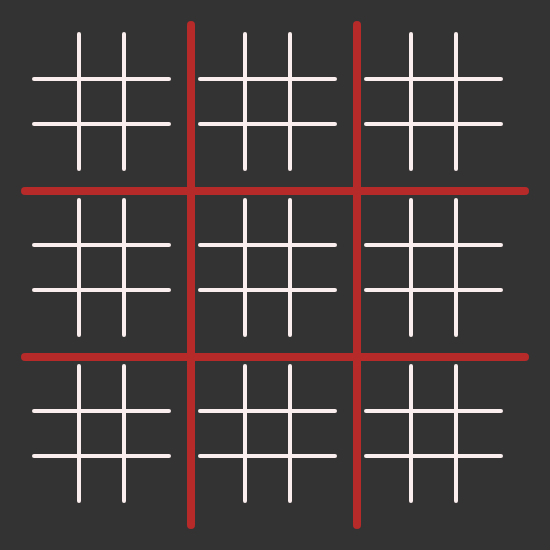
Frame 1 (no input)
Frame 60 (no input): identical to frame 1, image omitted
Frame 120 (the mouse pressed at the canvas centre since frame 60): identical to frame 1, image omitted

The p5.js sketch that drew this single still picture (run headless with seeded random() and noise() and a simulated clock; from frame 60 on, the mouse is pressed at the canvas centre):

// p5.js sketch
// ── sketch.js
let Dist=25,step=500/3,Xstart=25,Ystart=25;
function MakeBox(Xstart,Ystart,step){
  let Xend=parseInt(Xstart+step*3)
  let Yend=parseInt(Ystart+step*3)
  for(let x=parseInt(Xstart+step),i=0;i<2;i++,x=parseInt(x+step)){
    line(x,Ystart,x,Yend)
  }
  for(let y=parseInt(Ystart+step),i=0;i<2;i++,y=parseInt(y+step)){
    line(Xstart,y,Xend,y)
  }
}
function setup(){
  createCanvas(550,550);
    background(51);
    stroke(182,42,42)
    strokeWeight(8)
    MakeBox(Xstart,Ystart,step)//For Big Box
    //Following loop to display small boxes
    Xstart=Xstart+9;
    Ystart=Ystart+9;
    strokeWeight(4)
    stroke(250,238,238)
    for(let x=Xstart,i=0;i<3;x=parseInt(x+step),i++){
      for(let y=Ystart,j=0;j<3;y=parseInt(y+step),j++){
        MakeBox(x,y,45)
      }
    }
    TotalTrack=new Array(81).fill(0)

    // console.log(TotalTrack[0][0])
}
let BigArray=[[0,0,0],[0,0,0],[0,0,0]];
let TotalTrack=[];

let WhichBox=[0,0]
function GetArray(n){
  let c=[];
  let g=[]
  for(let i=0;i<3;i++){
    for(let j=0;j<3;j++){
      for(let k=0;k<3;k++)
        c[k]=new Array(3).fill(0);
      g[j]=c;
    }
    n[i]=g;

  }
}
function GetCoors(X,Y){
  Xstart=25;
  Ystart=25;
  step=parseInt(500/3)
  var a=[]
  for(let y=Ystart,i=0;i<3;i++,y=parseInt(y+step)){
    if(Y>y && Y<parseInt(y+step)){
      a[0]=i;
      for(let x=Xstart,j=0;j<3;j++,x=parseInt(x+step))
        if(X>x && X<parseInt(x+step)){
          a[1]=j;
          Xstart=parseInt(25+9+j*step);
          Ystart=parseInt(25+9+i*step);
          step=45
          for(let yi=Ystart,l=0;l<3;l++,yi=parseInt(yi+step)){
            if(Y>yi && Y<parseInt(yi+step)){
              a[2]=l;
              for(let xi=Xstart,o=0;o<3;o++,xi=parseInt(xi+step))
                if(X>xi && X<parseInt(xi+step)){
                  a[3]=o;
                  return a;
                }
              }
            }
        }
    }
  }
  return 0;
}
function CheckForSpace(Coors){
  let index=(Coors[0]+Coors[1]*3)*9+Coors[2]+Coors[3]*3;
  if(TotalTrack[index]!=0)
    return 0
  else return 1;
}
function DeleteBox(numY,numX){
  stroke(51,51,51)
  let s=500/3;
  strokeWeight(3)

  let x=numX*s+30,y=numY*s+30;
  line(x,y,x,y+150)
  line(x,y,x+150,y)
  line(x+150,y,x+150,y+150)
  line(x,y+150,x+150,y+150)
  stroke(250,238,238)
  strokeWeight(4)
}
function DisplayBox(numY,numX){
  let s=500/3;
  strokeWeight(1)
  let x=numX*s+30,y=numY*s+30;
  line(x,y,x,y+150)
  line(x,y,x+150,y)
  line(x+150,y,x+150,y+150)
  line(x,y+150,x+150,y+150)
  strokeWeight(4)
}
let prev=[0,0]
function checkIfBoxFilled(Coors){
  let startIndex=(Coors[0]+Coors[1]*3)*9
  for(let x=startIndex;x<startIndex+9;x++)
    if(TotalTrack[x]==0)
      return 0;
  return 1;
}
function NearestEmptyBox(numR,numC){
  //Check For back
  let index=(numR+numC*3)*9
  let i,j
  for(i=index;i>=0;i--){
    if(TotalTrack[i]==0)
      break;
  }

  //Check For front
  for(j=index;j<81;j++){
    if(TotalTrack[j]==0)
      break;
  }
  let found
  ((index-i)>(j-index))?found=j:found=i;
  for(i=0;i<=81;i=i+9)
    if(i+9>found)
      break;
  found=i;
  found=found/9
  let nR,nC;
  let flag=0;
  for(nR=0;nR<2;nR++){
    for(nC=0;nC<2;nC++)
      if(found==nR+nC*3){
        flag=1
        break;
      }
      if(flag=1)break;
  }
  let a=[nR,nC]
  return a;
}
function Display(Coors,Count){
  console.log("hello")
  DeleteBox(prev[0],prev[1])
  let step1=500/3
  let step2=45
  let index=(Coors[0]+Coors[1]*3)*9+Coors[2]+Coors[3]*3;
  let pixelX=parseInt(25+9+Coors[1]*step1+Coors[3]*step2)
  let pixelY=parseInt(25+9+Coors[0]*step1+Coors[2]*step2)
  // console.log(Coors)
  if(Count%2==0){
    //Make a Circle
    fill(51)
    ellipse(pixelX+20,pixelY+20,20,20)
    TotalTrack[index]=1
    // TotalTrack[0][0][0][2]=1
  }
  else{
    let x=pixelX+5,y=pixelY+5;
    line(x+10,y+10,x+25,y+25)
    line(x+25,y+10,x+10,y+25)
    TotalTrack[index]=2

  }
  WhichBox[0]=Coors[2];
  WhichBox[1]=Coors[3];
  if(checkIfBoxFilled(WhichBox)==1){
    if(Coors[0]==Coors[2] && Coors[1]==Coors[3]){
      WhichBox=NearestEmptyBox(Coors[0],Coors[1])
      DisplayBox(WhichBox[0],WhichBox[1])
    }
    else{
      WhichBox[0]=Coors[0];
      WhichBox[1]=Coors[1];
      DisplayBox(WhichBox[0],WhichBox[1])
    }
  }
  else{
    DisplayBox(WhichBox[0],WhichBox[1])
    prev=WhichBox;
  }
}
let Count=0;
function checkforwin(arr){
  for(let i=0;i<3;i++){
    if(arr[i][0]==1 && arr[i][1]==1 && arr[i][2]==1){
        return 1;
    }
    if(arr[i][0]==2 && arr[i][1]==2 && arr[i][2]==2){
        return 2;
    }
    if(arr[0][i]==1 && arr[1][i]==1 && arr[2][i]==1){
        return 1;
    }
    if(arr[0][i]==2 && arr[1][i]==2 && arr[2][i]==2){
        return 2;
    }

  }
  if(arr[0][0]==1 && arr[1][1]==1 && arr[2][2]==1){
      return 1;
  }
  if(arr[0][0]==2 && arr[1][1]==2 && arr[2][2]==2){
      return 2;
  }
  if(arr[0][2]==1 && arr[1][1]==1 && arr[2][0]==1){
      return 1;
  }
  if(arr[0][2]==2 && arr[1][1]==2 && arr[2][0]==2){
      return 2;
  }
  return 0;
}
let AlreadyWon=[]
let t=0;
function CrossesWon(){
  t++;
  if(t==1){
    background(51);
  }
  if (mouseIsPressed){
    stroke(255);
  }
  else {
    stroke(182,42,42)
   
  }
  line(mouseX-50, mouseY+50, mouseX+50, mouseY-50);
  line(mouseX+50, mouseY+50, mouseX-50, mouseY-50);
}

function CirclesWon(){
  t++
  if(t==1)
    background(51);
	if (mouseIsPressed){
		stroke(255);
	}
	else {
    stroke(182,42,42)
	}
	ellipse(mouseX,mouseY,50,50)
}
function someoneWon(Num){
  if(Num==1)
    CirclesWon();
  else CrossesWon();
}
AlreadyWon=new Array(9).fill(0)
function draw(){
  let Won=checkforwin(BigArray)
  if(mouseIsPressed){
    if(Won!=0)
      someoneWon(Won)
    let k=GetCoors(mouseX,mouseY);
    // console.log(k,WhichBox,TotalTrack)
    if(k[0]!=WhichBox[0] || k[1]!=WhichBox[1] || CheckForSpace(k)==0){
      return;
    }
    else{
    	Display(k,Count)
      Count++
      let currentBox=[]
      for(let i=0;i<3;i++)
        currentBox[i]=new Array(3)
      for(let i=(k[0]+k[1]*3)*9,j=0;j<3;j++){
        for(let k=0;k<3;k++){
          currentBox[j][k]=TotalTrack[i];
          i++;
        }
      }

      
      if(checkforwin(currentBox)!=0 && AlreadyWon[k[0]+k[1]*3]==0){
        BigArray[k[0]][k[1]]=checkforwin(currentBox)
        AlreadyWon[k[0]+k[1]*3]=1;
      }
      console.log(BigArray)
      // console.log(Count)
    }
  }
}
